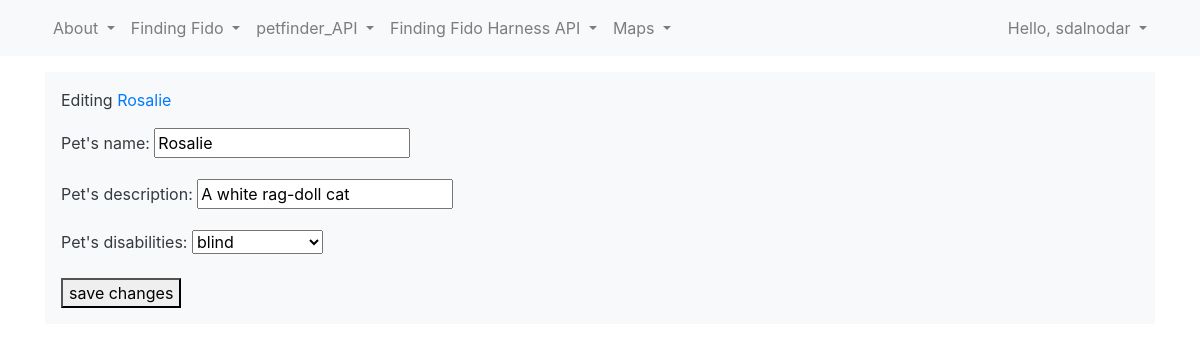
Page /edit_pet/7/ (signed in) on the committed database.
### ff_app/models.py (models this page shows)
class Pet(models.Model):
    name = models.CharField(max_length=50)
    date_added = models.DateTimeField(auto_now_add=True)
    description = models.CharField(max_length=200)
    disabilities = models.CharField(max_length=20, choices=DISABILITIES, default='none')
    owner = models.ForeignKey(User, on_delete = models.CASCADE)
    def __str__(self):
        return self.name

### ff_app/views.py (the view)
# urls.py: path('edit_pet/<int:pet_id>/', views.edit_pet, name='edit_pet'),
@login_required
def edit_pet(request, pet_id):
    pet = Pet.objects.get(id=pet_id)
    if pet.owner != request.user:
        raise Http404
    if request.method != 'POST':
        form = PetForm(instance=pet)
    else:
        form = PetForm(instance=pet, data=request.POST)
        if form.is_valid():
            form.save()
            return HttpResponseRedirect(reverse('ff_app:pet', args=[pet.id]))
    context = {'pet': pet, 'form': form}
    return render(request, 'ff_app/edit_pet.html', context)

### ff_app/forms.py
class PetForm(forms.ModelForm):
    class Meta:
        model = Pet
        fields = ['name', 'description', 'disabilities']
        labels = {'name': 'Pet\'s name',
                  'description': 'Pet\'s description',
                  'disabilities': 'Pet\'s disabilities'}

### ff_app/templates/ff_app/edit_pet.html (shortened to what this page needs)
{% extends 'ff_app/base.html' %}
{% block content %}
	<p>Editing <a href="{% url 'ff_app:pet' pet.id %}"> {{ pet }}</a></p>
	<form action="{% url 'ff_app:edit_pet' pet.id %}" method='post'>
		{{ form.as_p }}
		<button name="submit">save changes</button>
	</form>
{% endblock content %}

### ff_app/templates/ff_app/base.html (shortened to what this page needs)
{% load bootstrap4 %}
<!DOCTYPE html>
<html lang='en'>
	<head>
   		{% bootstrap_css %}
	</head>
	<body>
    <nav class="navbar navbar-expand-lg fixed-top navbar-light bg-light">
      <div class="container">
		  <div id="navbar" class="navbar-collapse collapse">
			<ul class="nav navbar-nav">
				<li class="nav-item dropdown">
					<a class="nav-link dropdown-toggle" id="navbarDropdown" role="button" data-toggle="dropdown" aria-haspopup="true" aria-expanded="false">
						About
					</a>
				</li>
			</ul>
			<ul class="nav navbar-nav">
				<li class="nav-item dropdown">
					<a class="nav-link dropdown-toggle" id="navbarDropdown" role="button" data-toggle="dropdown" aria-haspopup="true" aria-expanded="false">
					Finding Fido
					</a>
				</li>
			</ul>
			<ul class="nav navbar-nav">
				<li class="nav-item dropdown">
					<a class="nav-link dropdown-toggle" id="navbarDropdown" role="button" data-toggle="dropdown" aria-haspopup="true" aria-expanded="false">
					petfinder_API
					</a>
				</li>
			</ul>
			<ul class="nav navbar-nav">
				<li class="nav-item dropdown">
					<a class="nav-link dropdown-toggle" id="navbarDropdown" role="button" data-toggle="dropdown" aria-haspopup="true" aria-expanded="false">
					Finding Fido Harness API
					</a>
				</li>
			</ul>
			<ul class="nav navbar-nav">
				<li class="nav-item dropdown">
					<a class="nav-link dropdown-toggle" id="navbarDropdown" role="button" data-toggle="dropdown" aria-haspopup="true" aria-expanded="false">
					Maps
					</a>
				</li>
			</ul>
		    <ul class="navbar-nav ml-auto">
		      {% if user.is_authenticated %}
				<li class="nav-item dropdown">
					<a class="nav-link dropdown-toggle" id="navbarDropdown" role="button" data-toggle="dropdown" aria-haspopup="true" aria-expanded="false">
					Hello, {{ user.username }}
					</a>
				</li>
		      {% else %}
		        <li class="nav-item"><a class="nav-link" href="{% url 'users:register' %}">register</a></li>
		        <li class="nav-item"><a class="nav-link" href="{% url 'users:login' %}">log in</a></li>
		      {% endif %}
		    </ul>
		  </div>
      </div>
    </nav>
    <div class="container">
      <div class="p-3 mb-2 bg-light text-dark">
        {% block content %}{% endblock content %}
      </div>
    </div>
	</body>
</html>

### rows in the picture
Pet: name "Rosalie", description "A white rag-doll cat", disabilities "blind"

### other values in the picture
{{ user.username }} "sdalnodar"
